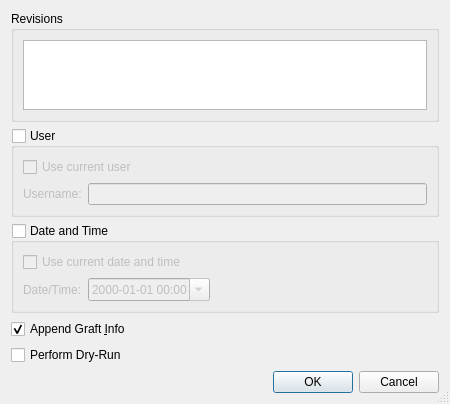
<?xml version="1.0" encoding="UTF-8"?>
<ui version="4.0">
 <class>HgGraftDialog</class>
 <widget class="QDialog" name="HgGraftDialog">
  <property name="geometry">
   <rect>
    <x>0</x>
    <y>0</y>
    <width>450</width>
    <height>400</height>
   </rect>
  </property>
  <property name="windowTitle">
   <string>Copy Changesets</string>
  </property>
  <property name="sizeGripEnabled">
   <bool>true</bool>
  </property>
  <layout class="QVBoxLayout" name="verticalLayout_2">
   <item>
    <widget class="QGroupBox" name="groupBox">
     <property name="title">
      <string>Revisions</string>
     </property>
     <layout class="QVBoxLayout" name="verticalLayout">
      <item>
       <widget class="QPlainTextEdit" name="revisionsEdit">
        <property name="toolTip">
         <string>Enter changesets by number, id, range or revset expression one per line</string>
        </property>
        <property name="tabChangesFocus">
         <bool>true</bool>
        </property>
        <property name="lineWrapMode">
         <enum>QPlainTextEdit::NoWrap</enum>
        </property>
       </widget>
      </item>
     </layout>
    </widget>
   </item>
   <item>
    <widget class="QGroupBox" name="userGroup">
     <property name="toolTip">
      <string>Select to give user information</string>
     </property>
     <property name="title">
      <string>User</string>
     </property>
     <property name="checkable">
      <bool>true</bool>
     </property>
     <property name="checked">
      <bool>false</bool>
     </property>
     <layout class="QGridLayout" name="gridLayout">
      <item row="0" column="0" colspan="2">
       <widget class="QCheckBox" name="currentUserCheckBox">
        <property name="toolTip">
         <string>Select to use the name of the current user</string>
        </property>
        <property name="text">
         <string>Use current user</string>
        </property>
       </widget>
      </item>
      <item row="1" column="0">
       <widget class="QLabel" name="label_3">
        <property name="text">
         <string>Username:</string>
        </property>
       </widget>
      </item>
      <item row="1" column="1">
       <widget class="QLineEdit" name="userEdit">
        <property name="toolTip">
         <string>Enter the user name to be used</string>
        </property>
       </widget>
      </item>
     </layout>
    </widget>
   </item>
   <item>
    <widget class="QGroupBox" name="dateGroup">
     <property name="toolTip">
      <string>Select to give date and time information</string>
     </property>
     <property name="title">
      <string>Date and Time</string>
     </property>
     <property name="checkable">
      <bool>true</bool>
     </property>
     <property name="checked">
      <bool>false</bool>
     </property>
     <layout class="QGridLayout" name="gridLayout_2">
      <item row="0" column="0" colspan="3">
       <widget class="QCheckBox" name="currentDateCheckBox">
        <property name="toolTip">
         <string>Select to use the current date and time</string>
        </property>
        <property name="text">
         <string>Use current date and time</string>
        </property>
       </widget>
      </item>
      <item row="1" column="0">
       <widget class="QLabel" name="label_4">
        <property name="text">
         <string>Date/Time:</string>
        </property>
       </widget>
      </item>
      <item row="1" column="1">
       <widget class="QDateTimeEdit" name="dateTimeEdit">
        <property name="toolTip">
         <string>Enter the date and time to be used</string>
        </property>
        <property name="displayFormat">
         <string notr="true">yyyy-MM-dd hh:mm</string>
        </property>
        <property name="calendarPopup">
         <bool>true</bool>
        </property>
       </widget>
      </item>
      <item row="1" column="2">
       <spacer name="horizontalSpacer">
        <property name="orientation">
         <enum>Qt::Horizontal</enum>
        </property>
        <property name="sizeHint" stdset="0">
         <size>
          <width>241</width>
          <height>20</height>
         </size>
        </property>
       </spacer>
      </item>
     </layout>
    </widget>
   </item>
   <item>
    <widget class="QCheckBox" name="logCheckBox">
     <property name="toolTip">
      <string>Select to append graft info to the log message</string>
     </property>
     <property name="text">
      <string>Append Graft &amp;Info</string>
     </property>
     <property name="checked">
      <bool>true</bool>
     </property>
    </widget>
   </item>
   <item>
    <widget class="QCheckBox" name="dryRunCheckBox">
     <property name="toolTip">
      <string>Select to perform a dry-run of the graft operation</string>
     </property>
     <property name="text">
      <string>Perform Dry-Run</string>
     </property>
    </widget>
   </item>
   <item>
    <widget class="QDialogButtonBox" name="buttonBox">
     <property name="orientation">
      <enum>Qt::Horizontal</enum>
     </property>
     <property name="standardButtons">
      <set>QDialogButtonBox::Cancel|QDialogButtonBox::Ok</set>
     </property>
    </widget>
   </item>
  </layout>
 </widget>
 <tabstops>
  <tabstop>revisionsEdit</tabstop>
  <tabstop>userGroup</tabstop>
  <tabstop>currentUserCheckBox</tabstop>
  <tabstop>userEdit</tabstop>
  <tabstop>dateGroup</tabstop>
  <tabstop>currentDateCheckBox</tabstop>
  <tabstop>dateTimeEdit</tabstop>
  <tabstop>logCheckBox</tabstop>
  <tabstop>dryRunCheckBox</tabstop>
  <tabstop>buttonBox</tabstop>
 </tabstops>
 <resources/>
 <connections>
  <connection>
   <sender>buttonBox</sender>
   <signal>accepted()</signal>
   <receiver>HgGraftDialog</receiver>
   <slot>accept()</slot>
   <hints>
    <hint type="sourcelabel">
     <x>231</x>
     <y>372</y>
    </hint>
    <hint type="destinationlabel">
     <x>157</x>
     <y>212</y>
    </hint>
   </hints>
  </connection>
  <connection>
   <sender>buttonBox</sender>
   <signal>rejected()</signal>
   <receiver>HgGraftDialog</receiver>
   <slot>reject()</slot>
   <hints>
    <hint type="sourcelabel">
     <x>299</x>
     <y>372</y>
    </hint>
    <hint type="destinationlabel">
     <x>286</x>
     <y>212</y>
    </hint>
   </hints>
  </connection>
  <connection>
   <sender>currentUserCheckBox</sender>
   <signal>toggled(bool)</signal>
   <receiver>label_3</receiver>
   <slot>setDisabled(bool)</slot>
   <hints>
    <hint type="sourcelabel">
     <x>52</x>
     <y>193</y>
    </hint>
    <hint type="destinationlabel">
     <x>52</x>
     <y>217</y>
    </hint>
   </hints>
  </connection>
  <connection>
   <sender>currentUserCheckBox</sender>
   <signal>toggled(bool)</signal>
   <receiver>userEdit</receiver>
   <slot>setDisabled(bool)</slot>
   <hints>
    <hint type="sourcelabel">
     <x>180</x>
     <y>195</y>
    </hint>
    <hint type="destinationlabel">
     <x>179</x>
     <y>221</y>
    </hint>
   </hints>
  </connection>
  <connection>
   <sender>currentDateCheckBox</sender>
   <signal>toggled(bool)</signal>
   <receiver>label_4</receiver>
   <slot>setDisabled(bool)</slot>
   <hints>
    <hint type="sourcelabel">
     <x>72</x>
     <y>287</y>
    </hint>
    <hint type="destinationlabel">
     <x>69</x>
     <y>308</y>
    </hint>
   </hints>
  </connection>
  <connection>
   <sender>currentDateCheckBox</sender>
   <signal>toggled(bool)</signal>
   <receiver>dateTimeEdit</receiver>
   <slot>setDisabled(bool)</slot>
   <hints>
    <hint type="sourcelabel">
     <x>122</x>
     <y>290</y>
    </hint>
    <hint type="destinationlabel">
     <x>120</x>
     <y>312</y>
    </hint>
   </hints>
  </connection>
 </connections>
</ui>
